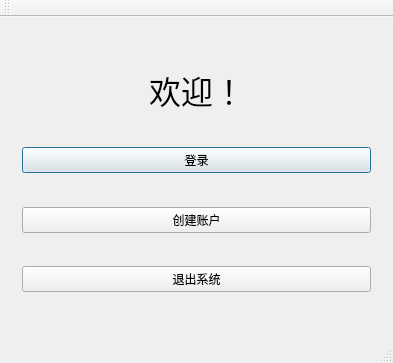
<?xml version="1.0" encoding="UTF-8"?>
<ui version="4.0">
 <class>bank</class>
 <widget class="QMainWindow" name="bank">
  <property name="geometry">
   <rect>
    <x>0</x>
    <y>0</y>
    <width>393</width>
    <height>363</height>
   </rect>
  </property>
  <property name="windowTitle">
   <string>bank</string>
  </property>
  <widget class="QWidget" name="centralWidget">
   <layout class="QVBoxLayout" name="verticalLayout_2">
    <item>
     <widget class="QWidget" name="widget" native="true">
      <layout class="QVBoxLayout" name="verticalLayout">
       <item>
        <spacer name="verticalSpacer_2">
         <property name="orientation">
          <enum>Qt::Vertical</enum>
         </property>
         <property name="sizeHint" stdset="0">
          <size>
           <width>20</width>
           <height>40</height>
          </size>
         </property>
        </spacer>
       </item>
       <item>
        <layout class="QHBoxLayout" name="horizontalLayout">
         <item>
          <spacer name="horizontalSpacer">
           <property name="orientation">
            <enum>Qt::Horizontal</enum>
           </property>
           <property name="sizeHint" stdset="0">
            <size>
             <width>40</width>
             <height>20</height>
            </size>
           </property>
          </spacer>
         </item>
         <item>
          <widget class="QLabel" name="label">
           <property name="font">
            <font>
             <pointsize>24</pointsize>
             <weight>50</weight>
             <bold>false</bold>
            </font>
           </property>
           <property name="text">
            <string>欢迎！</string>
           </property>
          </widget>
         </item>
         <item>
          <spacer name="horizontalSpacer_2">
           <property name="orientation">
            <enum>Qt::Horizontal</enum>
           </property>
           <property name="sizeHint" stdset="0">
            <size>
             <width>40</width>
             <height>20</height>
            </size>
           </property>
          </spacer>
         </item>
        </layout>
       </item>
       <item>
        <spacer name="verticalSpacer_3">
         <property name="orientation">
          <enum>Qt::Vertical</enum>
         </property>
         <property name="sizeHint" stdset="0">
          <size>
           <width>20</width>
           <height>40</height>
          </size>
         </property>
        </spacer>
       </item>
       <item>
        <widget class="QPushButton" name="loginButton">
         <property name="text">
          <string>登录</string>
         </property>
         <property name="default">
          <bool>true</bool>
         </property>
        </widget>
       </item>
       <item>
        <spacer name="verticalSpacer_4">
         <property name="orientation">
          <enum>Qt::Vertical</enum>
         </property>
         <property name="sizeHint" stdset="0">
          <size>
           <width>20</width>
           <height>40</height>
          </size>
         </property>
        </spacer>
       </item>
       <item>
        <widget class="QPushButton" name="createAccountButton">
         <property name="text">
          <string>创建账户</string>
         </property>
        </widget>
       </item>
       <item>
        <spacer name="verticalSpacer_5">
         <property name="orientation">
          <enum>Qt::Vertical</enum>
         </property>
         <property name="sizeHint" stdset="0">
          <size>
           <width>20</width>
           <height>40</height>
          </size>
         </property>
        </spacer>
       </item>
       <item>
        <widget class="QPushButton" name="exitButton">
         <property name="mouseTracking">
          <bool>false</bool>
         </property>
         <property name="text">
          <string>退出系统</string>
         </property>
        </widget>
       </item>
       <item>
        <spacer name="verticalSpacer">
         <property name="orientation">
          <enum>Qt::Vertical</enum>
         </property>
         <property name="sizeHint" stdset="0">
          <size>
           <width>20</width>
           <height>40</height>
          </size>
         </property>
        </spacer>
       </item>
      </layout>
     </widget>
    </item>
   </layout>
  </widget>
  <widget class="QMenuBar" name="menuBar">
   <property name="geometry">
    <rect>
     <x>0</x>
     <y>0</y>
     <width>393</width>
     <height>17</height>
    </rect>
   </property>
  </widget>
  <widget class="QToolBar" name="mainToolBar">
   <attribute name="toolBarArea">
    <enum>TopToolBarArea</enum>
   </attribute>
   <attribute name="toolBarBreak">
    <bool>false</bool>
   </attribute>
  </widget>
  <widget class="QStatusBar" name="statusBar"/>
 </widget>
 <layoutdefault spacing="6" margin="11"/>
 <resources/>
 <connections/>
</ui>
